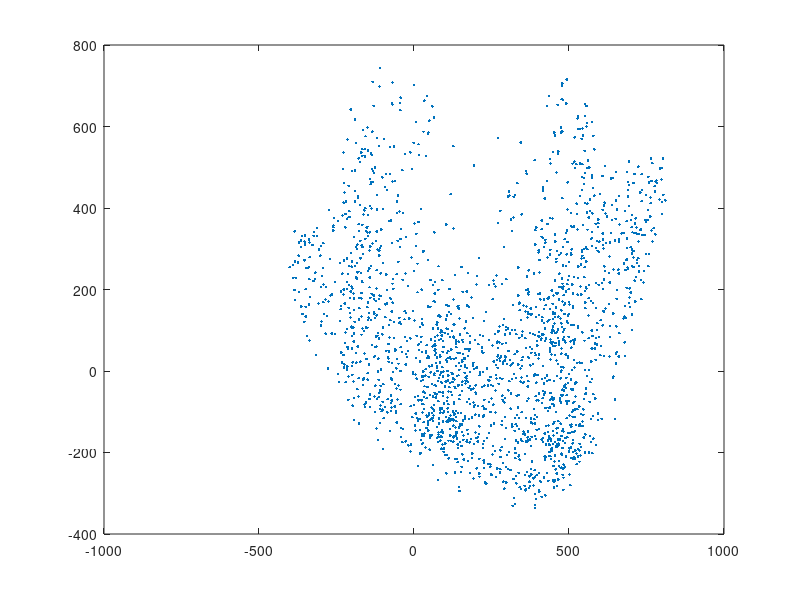
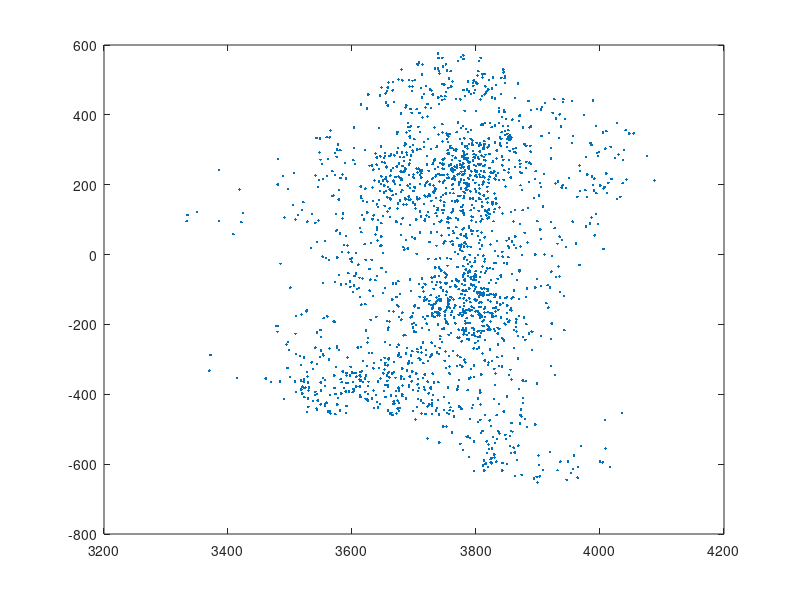

Write the MATLAB code that produced these figures, in order. (Note: this script raises an error after producing the figures.)
load freyface.mat
X = double(X);

[m, N] = size(X);
[Vun, Dun] = eig(X*X'/N);
[lambda_un, order] = sort(diag(Dun), 'descend'); 
Vun = Vun(:, order);

Xctr = X - repmat(mean(X, 2), 1, N); 
[Vctr, Dctr] = eig(Xctr*Xctr' /N);
[lambda_ctr, order] = sort(diag(Dctr), 'descend'); 
Vctr = Vctr(:, order);

Yun = Vun(:, 1:2)' * X;
Yctr = Vctr(:, 1:2)' * X;

figure;
plot(Yctr(1, :), Yctr(2, :), '.');
figure;
plot(Yun(1, :), Yun(2, :), '.');

explorefreymanifold(Yctr, X);


